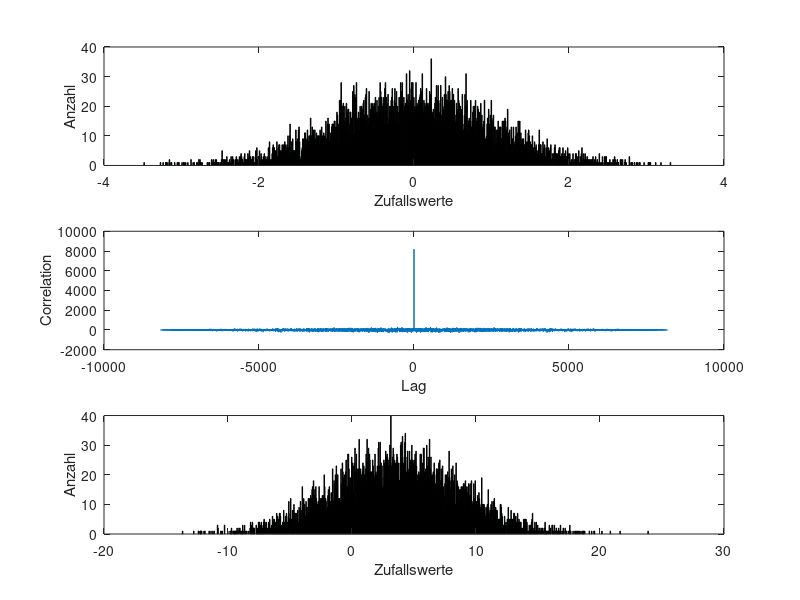

Reproduce this figure in MATLAB.
%% Signalsynthese (aus Aufgabe 1)
fs = 8192;                 % Abtastfrequenz [Hz]
size = (fs*1);
n  = 0:(size-1);         % Zeitschritte

s1 = 1 * sin(2 * pi * 500 * n * (1/fs));
s2 = 0.5 * sin(2 * pi * 1000 * n * (1/fs));
s3 = 0.2 * sin(2 * pi * 1500 * n * (1/fs));
s4 = s1 + s2 + s3;


%% Histogramm des Rauschvektors
noise = randn(1, size);

% Darstellung des Histogramm
subplot(3,1,1);
hist(noise, 1000);
xlabel('Zufallswerte');
ylabel('Anzahl');

% Autokorrelation
[corr, lags] = xcorr(noise);

subplot(3,1,2);
plot(lags, corr);
xlabel('Lag');
ylabel('Correlation');

% Erzeugung von noise2
noise2 = 3.5 + sqrt(5^2) * randn(1, size);

subplot(3,1,3);
hist(noise2, 1000);
xlabel('Zufallswerte');
ylabel('Anzahl');


%% Erzeugung der verrauschten Signale
noise_s5 = 0.01 * randn(1, size);
noise_s6 = 0.1  * randn(1, size);
noise_s7 = 5    * randn(1, size);

s5 = s4 + noise_s5;
s6 = s4 + noise_s6;
s7 = s4 + noise_s7;

% Berechnung des SNR
u_eff_s4 = rms(s4);
u_eff_n5 = rms(noise_s5);
u_eff_n6 = rms(noise_s6);
u_eff_n7 = rms(noise_s7);

SNR_s5 = 10 * log((u_eff_s4^2)/(u_eff_n5^2));
SNR_s6 = 10 * log((u_eff_s4^2)/(u_eff_n6^2));
SNR_s7 = 10 * log((u_eff_s4^2)/(u_eff_n7^2));


%% Wiedergabe
soundsc(s4, fs);
pause(1);
soundsc(s5, fs);
pause(1);
soundsc(s6, fs);
pause(1);
soundsc(s7, fs);
